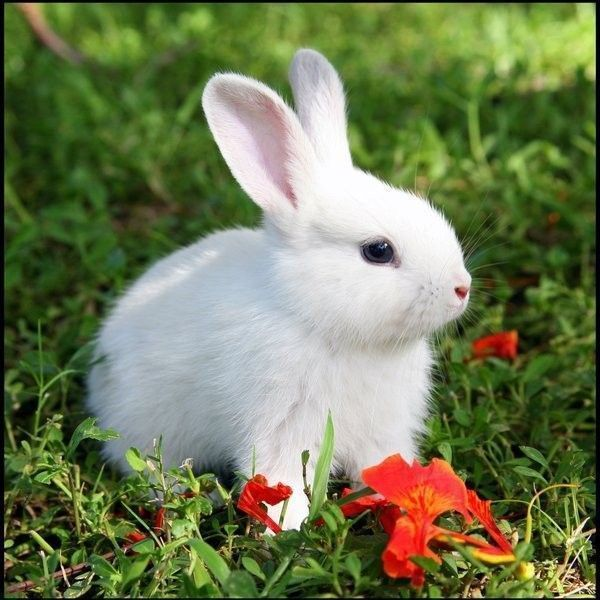
#> input picture python/lapin.jpg, 600 x 600 px
$ python noir-et-blanc.py
#> lines starting #> are read from the running program, lines starting #| are printed output that depends on the picture
from PIL import Image

image = Image.open("lapin.jpg")
#> image is the input picture: PIL image 600x600 RGB; mean R, G, B 112, 122.2, 83.9

width, height = image.size
#> width = 600; height = 600

for x in range(width) :
   for y in range(height) :
       rouge, vert, bleu = image.getpixel((x,y))
       moyenne = round((rouge+vert+bleu)/3)
       image.putpixel((x,y),(moyenne, moyenne, moyenne))
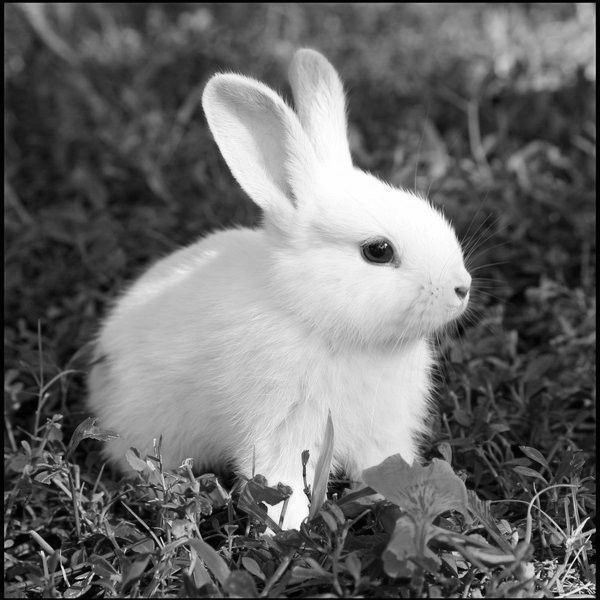
#> image: PIL image 600x600 RGB; min 0, max 255, mean 106.1

image.show()
